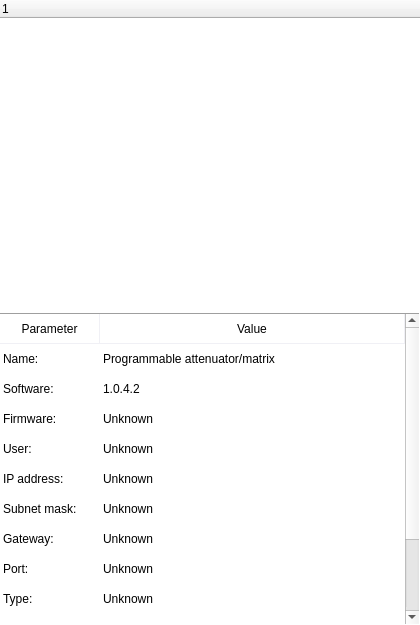
<?xml version="1.0" encoding="UTF-8"?>
<ui version="4.0">
 <class>PADeviceList</class>
 <widget class="QWidget" name="PADeviceList">
  <property name="geometry">
   <rect>
    <x>0</x>
    <y>0</y>
    <width>420</width>
    <height>625</height>
   </rect>
  </property>
  <property name="windowTitle">
   <string>Form</string>
  </property>
  <layout class="QVBoxLayout" name="verticalLayout">
   <property name="spacing">
    <number>0</number>
   </property>
   <property name="leftMargin">
    <number>0</number>
   </property>
   <property name="topMargin">
    <number>0</number>
   </property>
   <property name="rightMargin">
    <number>0</number>
   </property>
   <property name="bottomMargin">
    <number>0</number>
   </property>
   <item>
    <widget class="QTreeWidget" name="treeWidget">
     <property name="sizePolicy">
      <sizepolicy hsizetype="Expanding" vsizetype="Expanding">
       <horstretch>0</horstretch>
       <verstretch>0</verstretch>
      </sizepolicy>
     </property>
     <property name="styleSheet">
      <string notr="true"/>
     </property>
     <property name="frameShape">
      <enum>QFrame::NoFrame</enum>
     </property>
     <property name="frameShadow">
      <enum>QFrame::Sunken</enum>
     </property>
     <property name="verticalScrollBarPolicy">
      <enum>Qt::ScrollBarAsNeeded</enum>
     </property>
     <property name="horizontalScrollBarPolicy">
      <enum>Qt::ScrollBarAsNeeded</enum>
     </property>
     <property name="rootIsDecorated">
      <bool>true</bool>
     </property>
     <column>
      <property name="text">
       <string notr="true">1</string>
      </property>
     </column>
    </widget>
   </item>
   <item>
    <widget class="QTableWidget" name="tableWidget">
     <property name="sizePolicy">
      <sizepolicy hsizetype="Expanding" vsizetype="Expanding">
       <horstretch>0</horstretch>
       <verstretch>0</verstretch>
      </sizepolicy>
     </property>
     <property name="minimumSize">
      <size>
       <width>0</width>
       <height>0</height>
      </size>
     </property>
     <property name="toolTip">
      <string/>
     </property>
     <property name="styleSheet">
      <string notr="true"> QHeaderView{background: white;margin: 0px;border: 0px;min-height: 30px;}QScrollBar{
	background-color: url();}QTableView::item:alternate {
    background: rgb(209, 231, 254);
}QTableView{	margin-left: -1px;
}QTableView::item:selected { /*被选中的index*/color: black;background: qlineargradient(
        x1: 0, y1: 0, x2: 0, y2: 1,stop: 0 #FAFBFE,stop: 1 #DCDEF1);border-left:0px;
}QHeaderView::section:horizontal, QTableCornerButton::section {
    background-color: white;
	border:1px solid rgb(240,240,245);
	border-left: 0px;
    border-width: 0 1px 1px 0;
	padding: 2px;
}</string>
     </property>
     <property name="frameShape">
      <enum>QFrame::Panel</enum>
     </property>
     <property name="frameShadow">
      <enum>QFrame::Sunken</enum>
     </property>
     <property name="lineWidth">
      <number>1</number>
     </property>
     <property name="verticalScrollBarPolicy">
      <enum>Qt::ScrollBarAsNeeded</enum>
     </property>
     <property name="horizontalScrollBarPolicy">
      <enum>Qt::ScrollBarAsNeeded</enum>
     </property>
     <property name="editTriggers">
      <set>QAbstractItemView::NoEditTriggers</set>
     </property>
     <property name="selectionMode">
      <enum>QAbstractItemView::SingleSelection</enum>
     </property>
     <property name="selectionBehavior">
      <enum>QAbstractItemView::SelectRows</enum>
     </property>
     <property name="showGrid">
      <bool>false</bool>
     </property>
     <property name="rowCount">
      <number>12</number>
     </property>
     <attribute name="horizontalHeaderDefaultSectionSize">
      <number>100</number>
     </attribute>
     <attribute name="horizontalHeaderMinimumSectionSize">
      <number>25</number>
     </attribute>
     <attribute name="horizontalHeaderStretchLastSection">
      <bool>true</bool>
     </attribute>
     <attribute name="verticalHeaderVisible">
      <bool>false</bool>
     </attribute>
     <attribute name="verticalHeaderMinimumSectionSize">
      <number>25</number>
     </attribute>
     <row>
      <property name="text">
       <string>新建行</string>
      </property>
     </row>
     <row>
      <property name="text">
       <string>1</string>
      </property>
     </row>
     <row>
      <property name="text">
       <string>2</string>
      </property>
     </row>
     <row>
      <property name="text">
       <string>3</string>
      </property>
     </row>
     <row>
      <property name="text">
       <string>4</string>
      </property>
     </row>
     <row>
      <property name="text">
       <string>6</string>
      </property>
     </row>
     <row/>
     <row/>
     <row/>
     <row/>
     <row/>
     <row/>
     <column>
      <property name="text">
       <string>Parameter</string>
      </property>
     </column>
     <column>
      <property name="text">
       <string>Value</string>
      </property>
     </column>
     <item row="0" column="0">
      <property name="text">
       <string>Name:</string>
      </property>
      <property name="textAlignment">
       <set>AlignLeading|AlignVCenter</set>
      </property>
     </item>
     <item row="0" column="1">
      <property name="text">
       <string>Programmable attenuator/matrix</string>
      </property>
     </item>
     <item row="1" column="0">
      <property name="text">
       <string>Software:</string>
      </property>
      <property name="textAlignment">
       <set>AlignLeading|AlignVCenter</set>
      </property>
     </item>
     <item row="1" column="1">
      <property name="text">
       <string>1.0.4.2</string>
      </property>
     </item>
     <item row="2" column="0">
      <property name="text">
       <string>Firmware:</string>
      </property>
     </item>
     <item row="2" column="1">
      <property name="text">
       <string>Unknown</string>
      </property>
     </item>
     <item row="3" column="0">
      <property name="text">
       <string>User:</string>
      </property>
     </item>
     <item row="3" column="1">
      <property name="text">
       <string>Unknown</string>
      </property>
     </item>
     <item row="4" column="0">
      <property name="text">
       <string>IP address:</string>
      </property>
     </item>
     <item row="4" column="1">
      <property name="text">
       <string>Unknown</string>
      </property>
     </item>
     <item row="5" column="0">
      <property name="text">
       <string>Subnet mask:</string>
      </property>
     </item>
     <item row="5" column="1">
      <property name="text">
       <string>Unknown</string>
      </property>
     </item>
     <item row="6" column="0">
      <property name="text">
       <string>Gateway:</string>
      </property>
     </item>
     <item row="6" column="1">
      <property name="text">
       <string>Unknown</string>
      </property>
     </item>
     <item row="7" column="0">
      <property name="text">
       <string>Port:</string>
      </property>
     </item>
     <item row="7" column="1">
      <property name="text">
       <string>Unknown</string>
      </property>
     </item>
     <item row="8" column="0">
      <property name="text">
       <string>Type:</string>
      </property>
     </item>
     <item row="8" column="1">
      <property name="text">
       <string>Unknown</string>
      </property>
     </item>
     <item row="9" column="0">
      <property name="text">
       <string>dB range:</string>
      </property>
     </item>
     <item row="9" column="1">
      <property name="text">
       <string>Unknown</string>
      </property>
     </item>
     <item row="10" column="0">
      <property name="text">
       <string>In port count:</string>
      </property>
     </item>
     <item row="10" column="1">
      <property name="text">
       <string>Unknown</string>
      </property>
     </item>
     <item row="11" column="0">
      <property name="text">
       <string>Out port count:</string>
      </property>
     </item>
     <item row="11" column="1">
      <property name="text">
       <string>Unknown</string>
      </property>
      <property name="toolTip">
       <string>unknown</string>
      </property>
     </item>
    </widget>
   </item>
  </layout>
 </widget>
 <resources/>
 <connections/>
</ui>
